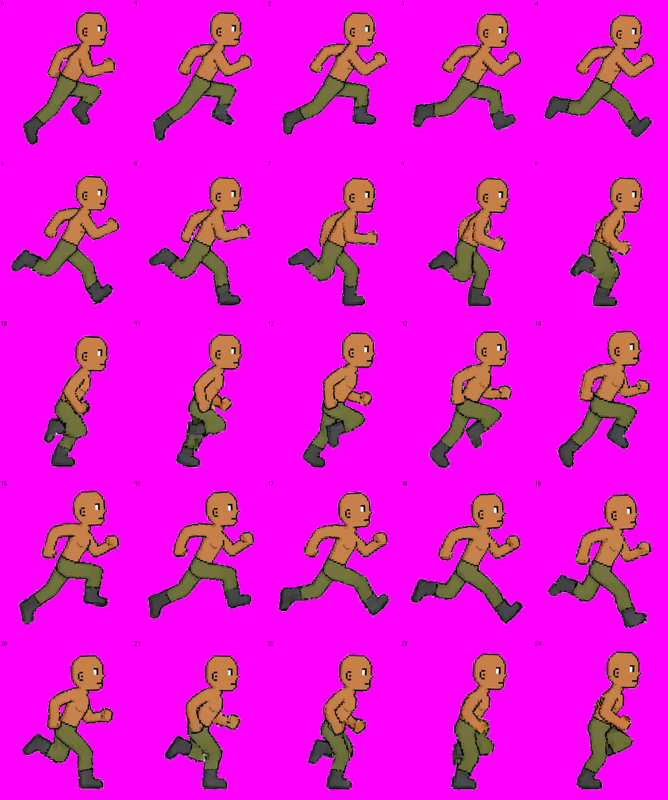
#> input picture tools/posesheets/jog-east.png, 1335 x 1600 px, found by its file name (shown at 1/2 size)
$ python fix_east_jog_collar.py
#> lines starting #> are read from the running program, lines starting #| are printed output that depends on the picture; after the words box and inside, x2 and y2 are one past the last pixel; in counts of white or black regions, pixels touching at a corner belong together; pictures that were not available may be replaced by others from this repository, and a replacement may not be noted
#!/usr/bin/env python3
"""v2.3.1481: drop the east-jog gorget off the bro's cheek on frames 3 and 15.

Owner: "there's a frame on armor east jog that looks like it rides too high up
into the characters face."

Measured across the 25-frame fullset figure (public/sprites/gear/fullset/steel/
jog-east.png), taking each frame's own crown as the datum so the run bob does
not confuse the reading.  The collar's top edge, column by column across the
head's width:

    f1  crown+20..22      f4  crown+20..22      f14 crown+20..22
    f2  crown+19..20      f5  crown+20..22      f16 crown+20..22
    f3  crown+17          <-- 16 columns, all of them
    f15 crown+18

So frames 3 and 15 carry the gorget 2-3px higher than every other frame in the
cycle, right where the jaw is, and it climbs past the ear.  Nothing else is
wrong: the sheet's collar never rises above the eye line, the head overlay is
drawn ON TOP of the figure, and the per-frame head residuals in
FULLSET_HEAD_RES are sub-pixel.  It is these two frames of art.

The fix trims the offending columns down to TARGET (crown+19) -- level with the
rest of the cycle, and exactly where the head sheet's chin ends on these frames,
so no transparent seam opens between chin and collar.  The new top row of each
trimmed column is re-darkened to the sheet's own outline value, or the cut would
read as a flat bright edge where a keyline used to be.

Frames 3 and 15 are the same drawing (the east cycle repeats), which is why both
carry the same defect and both are listed.

Run from the repo root:  python3 tools/fix_east_jog_collar.py
"""
import numpy as np
from PIL import Image

SHEET = 'public/sprites/gear/fullset/steel/jog-east.png'
HEAD = 'public/sprites/player/jog-east-head.png'
FW = 128
FRAMES = [3, 15]
TARGET = 19          # collar top, as an offset from that frame's crown
GUARD = 24           # refuse to trim more than this many px in one column


def main():
    sheet = np.array(Image.open(SHEET).convert('RGBA'))
    head = np.array(Image.open(HEAD).convert('RGBA'))
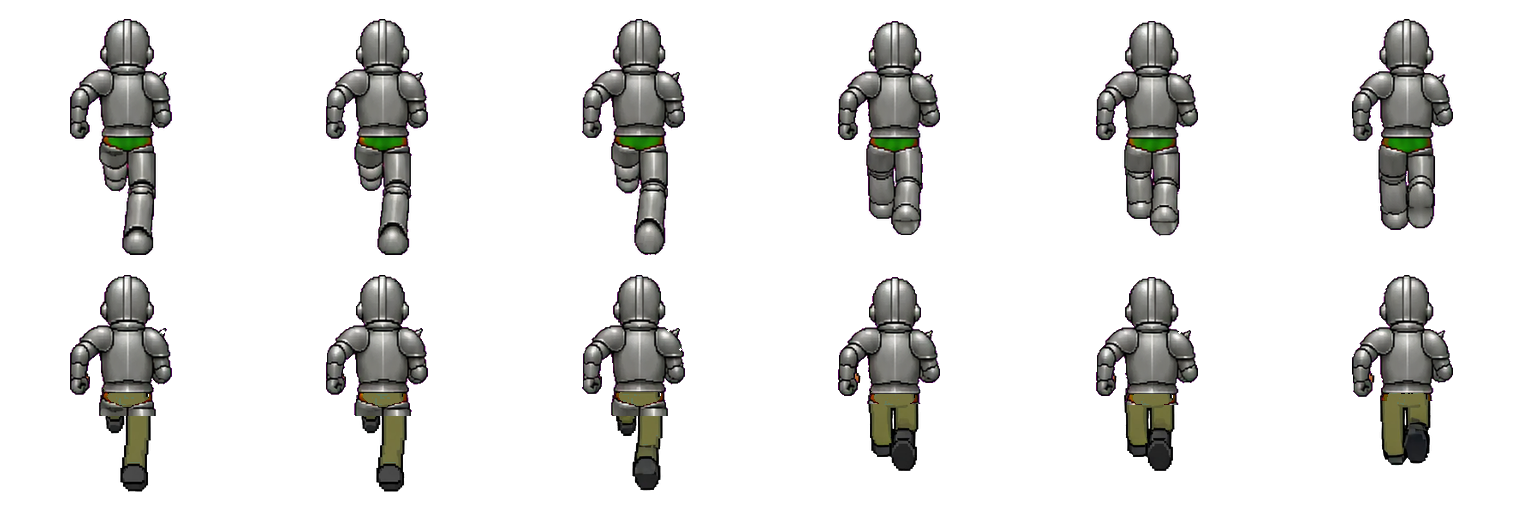
#> input picture tools/posesheets/_validate_chest_steelplate_jog-north.png, 1536 x 512 px, given in place of jog-east-head.png, which was not available
#> head is the input picture: shape (512, 1536, 4); mean R, G, B, A 18.7, 18.2, 17.4, 45.6
    n = sheet.shape[1] // FW
#> n = 10

    # outline value = the darkest lit tone the sheet actually uses, sampled
    # from its own keyline rather than guessed
    lum = sheet[:, :, :3].astype(float) @ [0.299, 0.587, 0.114]
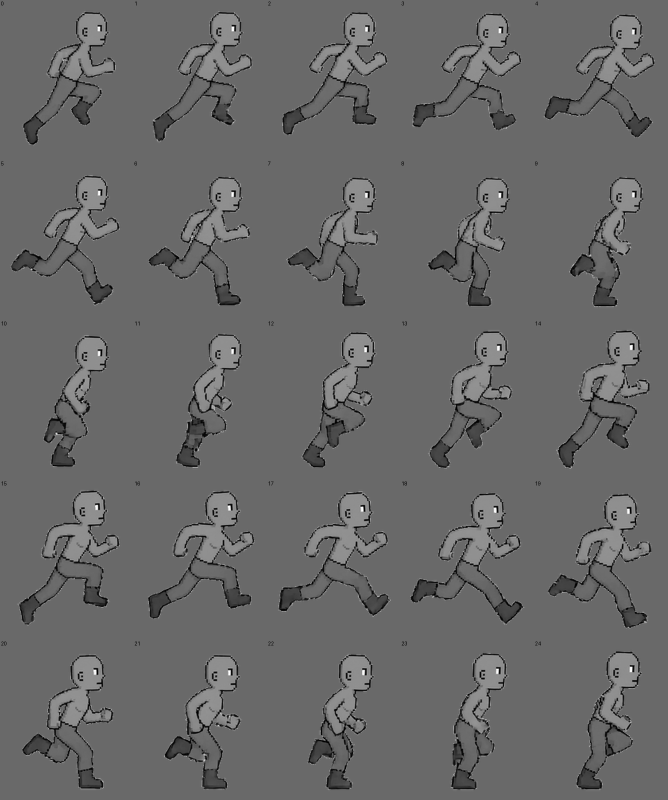
#> lum: shape (1600, 1335) float64 (shown at 1/2 size); min 0, max 255, mean 104.6
    lit = sheet[:, :, 3] > 200
#> lit: shape (1600, 1335) bool; every value is 1
    dark = float(np.percentile(lum[lit], 2))
#> dark = 32.81

    total = 0
    for i in FRAMES:
        if i >= n:
            raise SystemExit(f'{SHEET}: no frame {i}')
        f = sheet[:, i * FW:(i + 1) * FW]
        h = head[:, i * FW:(i + 1) * FW, 3] > 40
        hy, hx = np.nonzero(h)
        crown, hl, hr = int(hy.min()), int(hx.min()), int(hx.max())
        cut = crown + TARGET
        for x in range(hl, hr + 1):
            col = np.nonzero(f[:, x, 3] > 40)[0]
            if not len(col):
                continue
            top = int(col[0])
            if top >= cut:
                continue
            if cut - top > GUARD:
                raise SystemExit(f'frame {i} col {x}: would trim {cut - top}px '
                                 '— that is not a collar, refusing')
            f[top:cut, x] = 0
            total += cut - top
            # restore the keyline on the new top row
            below = np.nonzero(f[:, x, 3] > 40)[0]
            if len(below):
                y = int(below[0])
                f[y, x, :3] = int(round(dark))
        print(f'frame {i}: crown {crown}, trimmed columns {hl}..{hr} to row {cut}')
#> this loop made 1 pass
#> (crown, hl, hr, cut) on pass 1: (19, 0, 43, 38)
#> pass 1, in main, `f = sheet[:, i * FW:(i + 1) * FW]`:
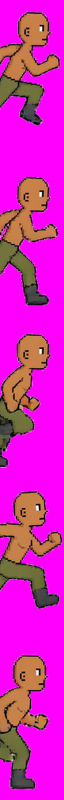
#> f: shape (1600, 128, 4) (shown at 1/2 size); mean R, G, B, A 213.6, 35.5, 187.7, 255
#> pass 1, in main, `h = head[:, i * FW:(i + 1) * FW, 3] > 40`:
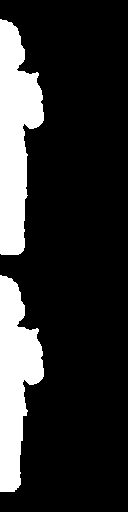
#> h: shape (512, 128) bool; 18.8% white; 2 white regions, box (x1, y1, x2, y2) and area: (0, 19, 44, 255) 6577, (0, 275, 44, 492) 5759
#> after the loop, total = 0

    Image.fromarray(sheet).save(SHEET)
    print(f'wrote {SHEET} — {total} px of gorget removed')


if __name__ == '__main__':
#> (the run stopped early here; a loop or call above may not have finished)
